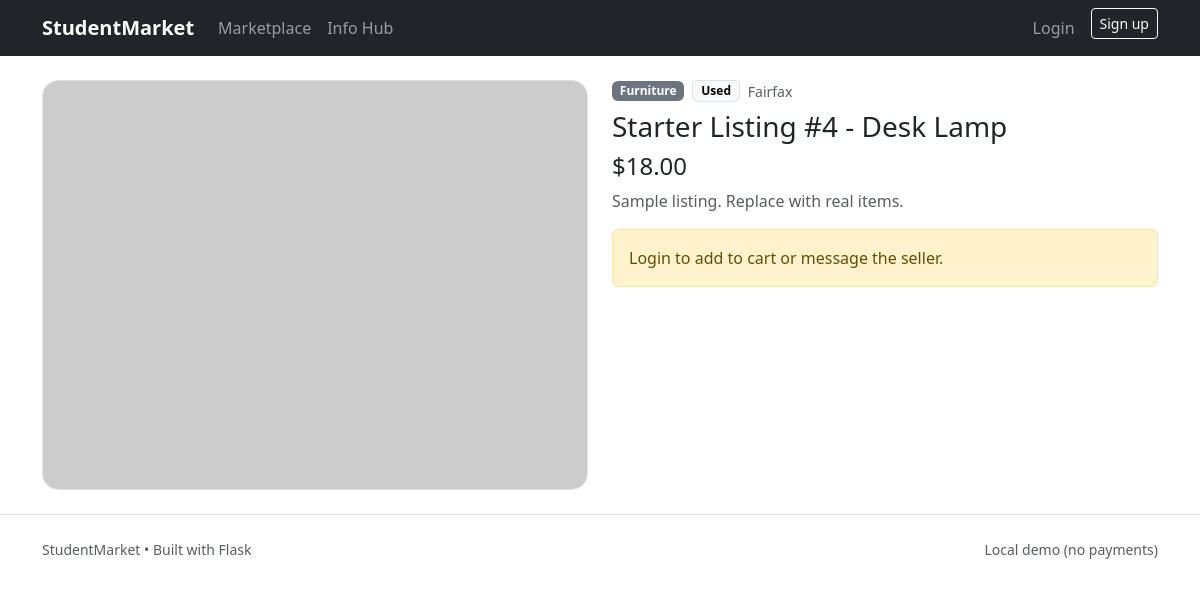
The page /market/products/4 on the database its author committed.
### app/models/category.py (models this page shows, shortened)
class Category(db.Model):
    __tablename__ = "categories"
    id = db.Column(db.Integer, primary_key=True)
    name = db.Column(db.String(120), nullable=False, unique=True)
    type = db.Column(db.String(20), nullable=False)  # product | info

### app/models/product.py (models this page shows)
class Product(db.Model):
    __tablename__ = "products"
    id = db.Column(db.Integer, primary_key=True)
    seller_id = db.Column(db.Integer, db.ForeignKey("users.id"), nullable=False)
    category_id = db.Column(db.Integer, db.ForeignKey("categories.id"), nullable=False)
    title = db.Column(db.String(200), nullable=False)
    description = db.Column(db.Text, default="")
    price = db.Column(db.Numeric(10, 2), nullable=False)
    condition = db.Column(db.String(50), default="Used")  # New/Used/Like New
    city = db.Column(db.String(120), default="")
    status = db.Column(db.String(20), default="pending")  # pending/approved/rejected/sold
    created_at = db.Column(db.DateTime, default=datetime.utcnow)
    category = db.relationship("Category", lazy=True)
    images = db.relationship("ProductImage", backref="product", cascade="all, delete-orphan", lazy=True)

### app/routes/marketplace.py (the view)
@market_bp.route("/products/<int:product_id>")
def product_detail(product_id):
    product = Product.query.get_or_404(product_id)
    if product.status != "approved" and (not current_user.is_authenticated or (not current_user.is_admin() and product.seller_id != current_user.id)):
        abort(404)
    return render_template("marketplace/product_detail.html", product=product)

### app/__init__.py (called while the page is built)
def create_app():
    app = Flask(__name__)
    app.config.from_object(Config)
    db.init_app(app)
    migrate.init_app(app, db)
    login_manager.init_app(app)
    csrf.init_app(app)
    @app.context_processor
    def inject_csrf():
        return dict(csrf_token=generate_csrf)
    app.register_blueprint(auth_bp)
    app.register_blueprint(market_bp)
    app.register_blueprint(info_bp)
    app.register_blueprint(admin_bp)
    from .routes.main import main_bp
    app.register_blueprint(main_bp)
    from .cli import register_cli
    register_cli(app)
    return app

### app/templates/marketplace/product_detail.html (shortened to what this page needs)
{% extends "base.html" %}
{% block content %}
<div class="row g-4">
  <div class="col-lg-6">
    {% set img = product.images[0].image_url if product.images else "https://picsum.photos/seed/item/900/700" %}
    <img src="{{ img }}" class="img-fluid rounded-4 border" alt="product">
  </div>
  <div class="col-lg-6">
    <div class="d-flex gap-2 align-items-center">
      <span class="badge text-bg-secondary">{{ product.category.name }}</span>
      <span class="badge text-bg-light border">{{ product.condition }}</span>
      <span class="small text-muted">{{ product.city }}</span>
    </div>
    <h1 class="h3 mt-2">{{ product.title }}</h1>
    <div class="h4">${{ "%.2f"|format(product.price) }}</div>
    <p class="text-muted">{{ product.description }}</p>
    {% if current_user.is_authenticated %}
      <form method="post" action="{{ url_for('market.cart_add', product_id=product.id) }}">
          <input type="hidden" name="csrf_token" value="{{ csrf_token() }}">
          <button class="btn btn-dark">Add to cart</button>
          <a class="btn btn-outline-dark" href="{{ url_for('market.contact_seller', product_id=product.id) }}">Contact seller</a>
      </form>
    {% else %}
      <div class="alert alert-warning mt-3">Login to add to cart or message the seller.</div>
    {% endif %}
  </div>
</div>
{% endblock %}

### rows shown on the page
Category: category.name "Furniture"
Product: condition "Used", city "Fairfax", title "Starter Listing #4 - Desk Lamp", price "18.00", description "Sample listing. Replace with real items."
